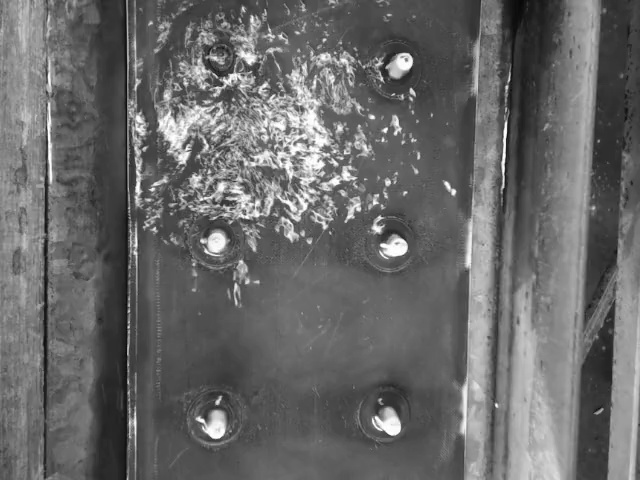
#> input picture experiments/rotaion/1.jpg, 640 x 480 px
$ jupyter execute rotaion_know_how.ipynb
#> lines starting #> are read from the running program, lines starting #| are printed output that depends on the picture
[cell 1]
import cv2
import numpy as np
import math

[cell 2]
img = cv2.imread('1.jpg',0)
#> img is the input picture: shape (480, 640); min 6, max 255, mean 104.7

[cell 3]
def rotate_about_center(src, angle, scale=1.):
    w = src.shape[1]
    h = src.shape[0]
    rangle = np.deg2rad(angle)  # angle in radians
    # now calculate new image width and height
    nw = (abs(np.sin(rangle)*h) + abs(np.cos(rangle)*w))*scale
    nh = (abs(np.cos(rangle)*h) + abs(np.sin(rangle)*w))*scale
    # ask OpenCV for the rotation matrix
    rot_mat = cv2.getRotationMatrix2D((nw*0.5, nh*0.5), angle, scale)
    # calculate the move from the old center to the new center combined
    # with the rotation
    rot_move = np.dot(rot_mat, np.array([(nw-w)*0.5, (nh-h)*0.5,0]))
    # the move only affects the translation, so update the translation
    # part of the transform
    rot_mat[0,2] += rot_move[0]
    rot_mat[1,2] += rot_move[1]
    return cv2.warpAffine(src, rot_mat, (int(math.ceil(nw)), int(math.ceil(nh))), flags=cv2.INTER_LANCZOS4)

[cell 4]
for rotation_angle in range(-180, 180):

    dst = rotate_about_center(img,rotation_angle,1)
    cv2.imshow('img',dst)
    k = cv2.waitKey(30) & 0xff
    if k == 27:
        break
#> this loop made 1 pass; (key Esc is pressed on pass 1)
#> pass 1, `dst = rotate_about_center(img,rotation_angle,1)`:
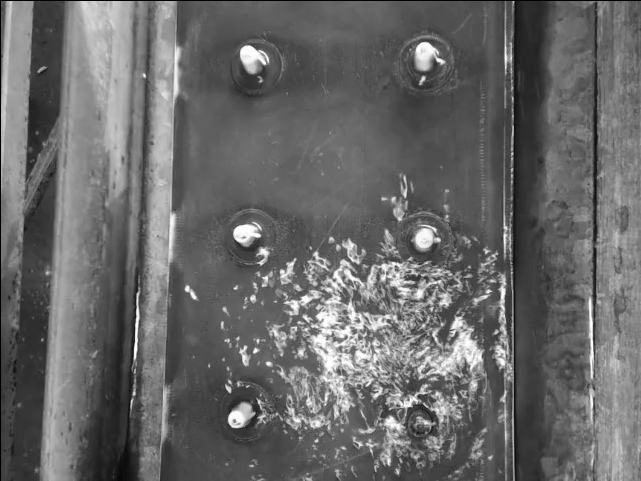
#> dst: shape (481, 641); min 0, max 255, mean 104.3
cv2.destroyAllWindows()

[cell 5]
img.shape
#> Out = (480, 640)

[cell 6]
there = rotate_about_center(img,33,1)
#> call 2 of rotate_about_center, with angle = 33, scale = 1
#> in rotate_about_center (call 2), `rot_mat = cv2.getRotationMatrix2D((nw*0.5, nh*0.5), angle, scale)`: rot_mat = [[0.839, 0.545, -140.2], [-0.545, 0.839, 277.9]]
#> in rotate_about_center (call 2), `rot_move = np.dot(rot_mat, np.array([(nw-w)*0.5, (nh-h)*0.5,0]))`: rot_move = [140.2, 70.62]
#> in rotate_about_center (call 2), `return cv2.warpAffine(src, rot_mat, (int(math.ceil(nw)), int(math.ceil..`:
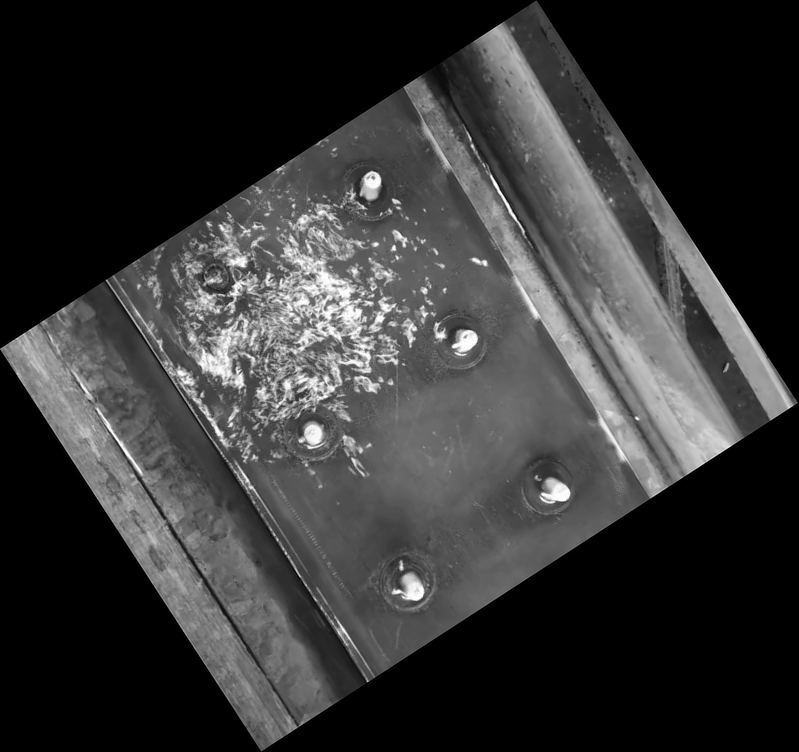
#> returned value: shape (752, 799); min 0, max 255, mean 53.5
w_or = there.shape[1]
#> w_or = 799
h_or = there.shape[0]
#> h_or = 752

angle = 90
scale = 1
rangle = np.deg2rad(angle)  # angle in radians
# now calculate new image width and height
nw_there = (abs(np.sin(rangle)*h_or) + abs(np.cos(rangle)*w_or))*scale
#> nw_there = 752
nh_there = (abs(np.cos(rangle)*h_or) + abs(np.sin(rangle)*w_or))*scale
#> nh_there = 799

[cell 7]
back = rotate_about_center(there,-90,1)
#> call 3 of rotate_about_center, with angle = -90, scale = 1
#> in rotate_about_center (call 3), `rot_mat = cv2.getRotationMatrix2D((nw*0.5, nh*0.5), angle, scale)`: rot_mat = [[6.12e-17, -1, 775.5], [1, 6.12e-17, 23.5]]
#> in rotate_about_center (call 3), `rot_move = np.dot(rot_mat, np.array([(nw-w)*0.5, (nh-h)*0.5,0]))`: rot_move = [-23.5, -23.5]
#> in rotate_about_center (call 3), `return cv2.warpAffine(src, rot_mat, (int(math.ceil(nw)), int(math.ceil..`:
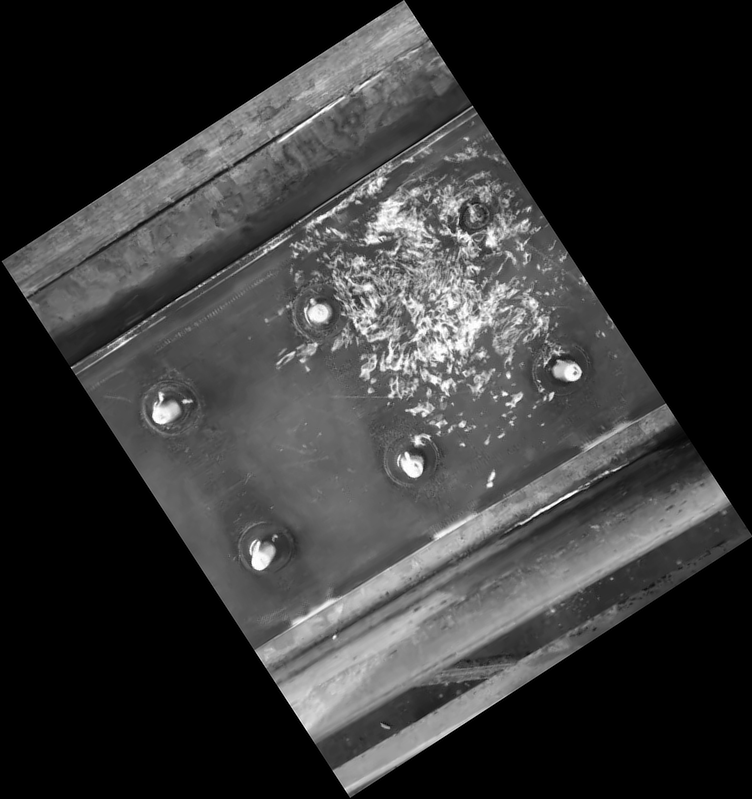
#> returned value: shape (799, 752); min 0, max 255, mean 53.5
w = back.shape[1]
#> w = 752
h = back.shape[0]
#> h = 799

rangle = np.deg2rad(angle)  # angle in radians
# now calculate new image width and height
nw_back = (abs(np.sin(rangle)*h) + abs(np.cos(rangle)*w))*scale
#> nw_back = 799
nh_back = (abs(np.cos(rangle)*h) + abs(np.sin(rangle)*w))*scale
#> nh_back = 752

[cell 8]
cv2.imwrite("result.jpg", there)
#> Out = True

### Coordinates in original picture

[cell 9]
import numpy as np
import math
import cv2

[cell 10]
def calulate_original_coordinat_before_rotation(original_image, rotated_image, point, angle):
#> called with point = array of shape (2, 1), angle = 33
    w_original = original_image.shape[1]
#> w_original = 640
    h_original = original_image.shape[0]
#> h_original = 480

    w_rotated = rotated_image.shape[1]
#> w_rotated = 799
    h_rotated = rotated_image.shape[0]
#> h_rotated = 752

    # From top left coorner to centrum of image
    centrum_vector = np.array([[-w_rotated/2], [-h_rotated/2]])
#> centrum_vector = [-399.5, -376]

    point_relative_to_centrum = point + centrum_vector
#> point_relative_to_centrum = [135.5, -376]

    # Rotation back
    theta = np.deg2rad(angle)
    rotMatrix = np.array([[np.cos(theta), -np.sin(theta)],
                          [np.sin(theta),  np.cos(theta)]])
    rotated_point_relative_to_centrum = np.dot(rotMatrix, point_relative_to_centrum)
#> rotated_point_relative_to_centrum = [318.4, -241.5]

    # Centrum to top left coorner
    top_left_centrum_point = rotated_point_relative_to_centrum - centrum_vector
#> top_left_centrum_point = [717.9, 134.5]

    # Compenyation with picture growth
    w_growth_on_one_side = (w_rotated-w_original) / 2
    h_growth_on_one_side = (h_rotated-h_original) / 2
    compensation_vector = np.array([[w_growth_on_one_side],[h_growth_on_one_side]])

    original_point = top_left_centrum_point - compensation_vector
#> original_point = [638.4, -1.54]

    return (original_point)

[cell 11]
calulate_original_coordinat_before_rotation(img, there, np.array([[535],[0]]), 33)
#> Out = [638.4, -1.54]

[cell 12]
calulate_original_coordinat_before_rotation(img, there, np.array([[535],[0]]), 33)
#> Out = [638.4, -1.54]

[cell 13]
my_point = np.array([[0],[450]])

[cell 14]
there = rotate_about_center(img,45,1)
#> call 4 of rotate_about_center, with angle = 45, scale = 1
#> in rotate_about_center (call 4), `rot_mat = cv2.getRotationMatrix2D((nw*0.5, nh*0.5), angle, scale)`: rot_mat = [[0.707, 0.707, -164], [-0.707, 0.707, 396]]
#> in rotate_about_center (call 4), `rot_move = np.dot(rot_mat, np.array([(nw-w)*0.5, (nh-h)*0.5,0]))`: rot_move = [164, 56.57]
#> in rotate_about_center (call 4), `return cv2.warpAffine(src, rot_mat, (int(math.ceil(nw)), int(math.ceil..`:
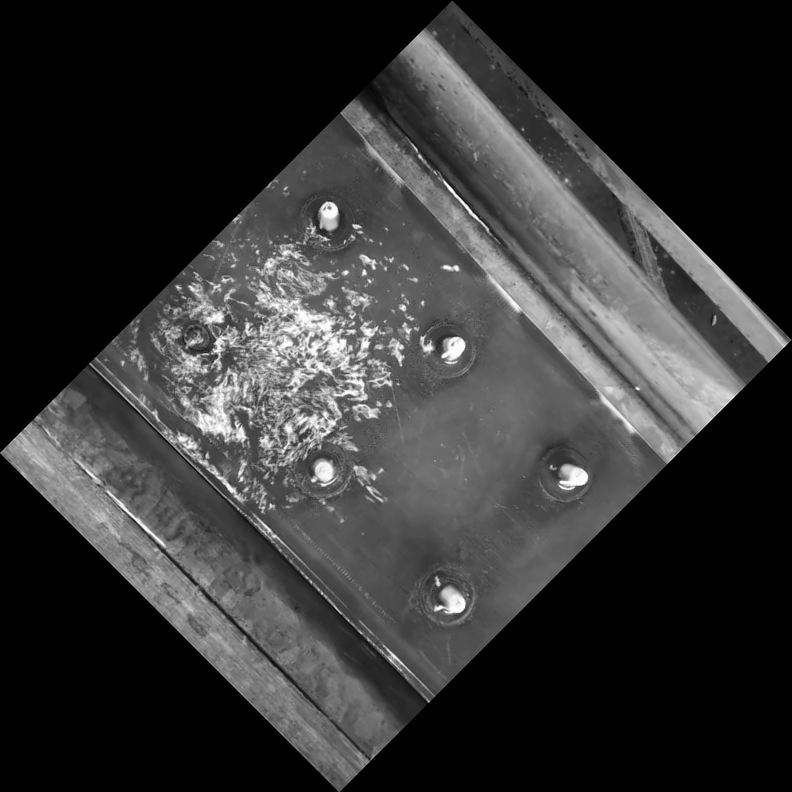
#> returned value: shape (792, 792); min 0, max 255, mean 51.3
w_or = there.shape[1]
h_or = there.shape[0]
w_or, h_or

[cell 15]
# centrum a kozéppont
centrum1 = np.array([[-w_or/2], [-h_or/2]])
centrum1

[cell 16]
step1 = my_point + centrum1
step1

[cell 17]
# Rotation back
theta = np.deg2rad(45)
rotMatrix = np.array([[np.cos(theta), -np.sin(theta)],
                      [np.sin(theta),  np.cos(theta)]])
step2 = np.dot(rotMatrix, step1)
step2

[cell 18]
step2 - centrum1
